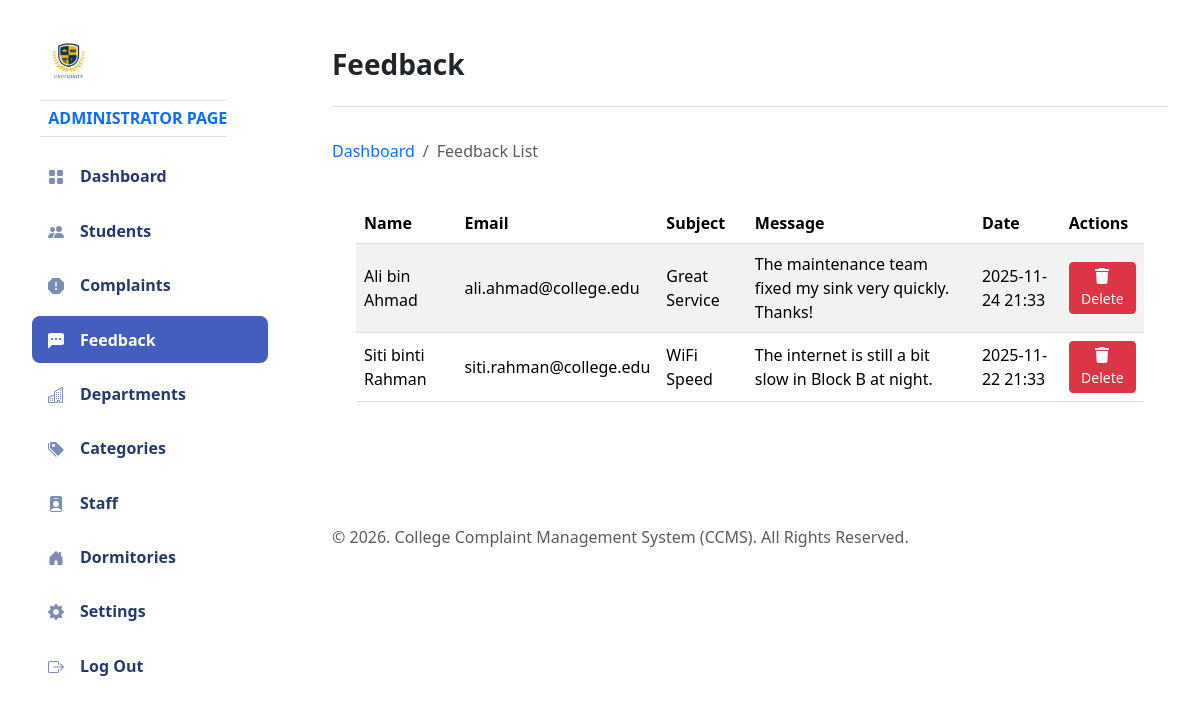
The app's page /Admin/feedback.php (signed in), older data.
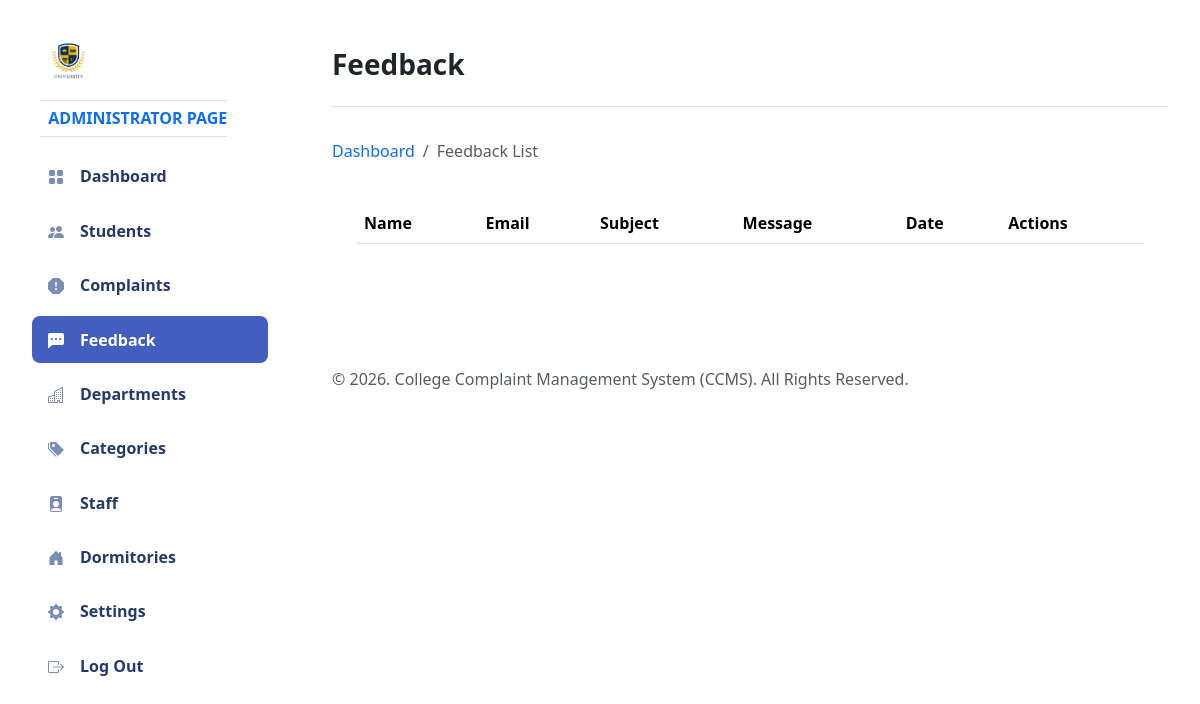
The same page, newer data.
### tables this page shows
CREATE TABLE `feedback` (
  `feedback_id` int(11) NOT NULL,
  `student_id` varchar(50) DEFAULT NULL,
  `subject` varchar(255) NOT NULL,
  `message` varchar(255) NOT NULL,
  `date_updated` datetime NOT NULL,
  `is_deleted` tinyint(1) NOT NULL DEFAULT 0
);

CREATE TABLE `student` (
  `name` varchar(255) NOT NULL,
  `email` varchar(255) NOT NULL,
  `phone` varchar(255) NOT NULL,
  `gender` tinyint(1) NOT NULL,
  `password` varchar(255) NOT NULL,
  `student_id` varchar(50) NOT NULL,
  `room_number` varchar(20) NOT NULL,
  `is_deleted` tinyint(1) NOT NULL DEFAULT 0
);

### server/inc/get.php (called while the page is built, shortened)
<?php
function getAllFeedback()
{
    include "connection.php";
    $sql = "SELECT f.*, s.name, s.email
            FROM feedback f
            LEFT JOIN student s ON f.student_id = s.student_id
            WHERE f.is_deleted = 0
            ORDER BY f.date_updated DESC";
    $result = mysqli_query($con, $sql);
    return $result;
}

### Admin/admin.php (called while the page is built, shortened)
<?php
$logged_in_user_role = $_SESSION['user_role'] ?? 'staff';
?>

### Admin/feedback.php (the view, shortened to what the changed rows need)
<!DOCTYPE html>
<html lang="en">
<?php
include "pages/header.php";
include "admin.php";
?>
<body>
    <div id="app">
        <div id="main">
            <div class="page-content">
                <section class="row">
                    <div class="col-12 col-lg-12">
                        <div class="card">
                            <div class="card-body">
                                <div class="table-responsive">
                                    <table id="datatablesSimple" class="table table-striped">
                                        <thead>
                                            <tr>
                                                <th>Name</th>
                                                <th>Email</th>
                                                <th>Subject</th>
                                                <th>Message</th>
                                                <th>Date</th>
                                                <th>Actions</th>
                                            </tr>
                                        </thead>
                                        <tbody>
                                            <?php
                                            $getall = getAllFeedback();
                                            if ($getall) {
                                                while ($row = mysqli_fetch_assoc($getall)) {
                                            ?>
                                                    <tr>
                                                        <td><?php echo htmlspecialchars($row["name"] ?? 'N/A'); ?></td>
                                                        <td><?php echo htmlspecialchars($row["email"] ?? 'N/A'); ?></td>
                                                        <td><?php echo htmlspecialchars($row["subject"]); ?></td>
                                                        <td><?php echo htmlspecialchars($row["message"]); ?></td>
                                                        <td><?php echo date("Y-m-d H:i", strtotime($row["date_updated"])); ?></td>
                                                        <td>
                                                            <?php if ($logged_in_user_role == "admin") : ?>
                                                                <button type="button" onclick="deleteData(<?php echo $row['feedback_id']; ?>, 'feedback', 'feedback_id')" class="btn btn-danger btn-sm">
                                                                    <i class="fa-solid fa-trash"></i> Delete
                                                                </button>
                                                            <?php endif; ?>
                                                        </td>
                                                    </tr>
                                            <?php
                                                }
                                            }
                                            ?>
                                        </tbody>
                                    </table>
                                </div>
                            </div>
                        </div>
                    </div>
                </section>
            </div>
        </div>
    </div>
</body>
</html>

Row changes from the older to the newer data that the page shows:
removed feedback: student.name "Ali bin Ahmad", student.email "ali.ahmad@college.edu", subject "Great Service", message "The maintenance team fixed my sink very quickly. Thanks!", date_updated "2025-11-24 21:33"
removed feedback: student.name "Siti binti Rahman", student.email "siti.rahman@college.edu", subject "WiFi Speed", message "The internet is still a bit slow in Block B at night.", date_updated "2025-11-22 21:33"
